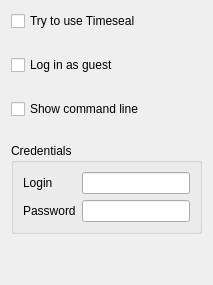
     <widget class="QWidget" name="tabFICS">
      <attribute name="title">
       <string notr="true">FICS</string>
      </attribute>
      <layout class="QGridLayout" name="gridLayout_4">
       <property name="verticalSpacing">
        <number>24</number>
       </property>
       <item row="0" column="0">
        <widget class="QCheckBox" name="btUseTimeseal">
         <property name="text">
          <string>Try to use Timeseal</string>
         </property>
        </widget>
       </item>
       <item row="1" column="0">
        <widget class="QCheckBox" name="guestLogin">
         <property name="text">
          <string>Log in as guest</string>
         </property>
        </widget>
       </item>
       <item row="4" column="0">
        <spacer name="verticalSpacer_5">
         <property name="orientation">
          <enum>Qt::Vertical</enum>
         </property>
         <property name="sizeHint" stdset="0">
          <size>
           <width>20</width>
           <height>40</height>
          </size>
         </property>
        </spacer>
       </item>
       <item row="3" column="0">
        <widget class="QGroupBox" name="groupBox_2">
         <property name="title">
          <string notr="true">Credentials</string>
         </property>
         <layout class="QGridLayout" name="gridLayout_5">
          <item row="2" column="0">
           <widget class="QLabel" name="label_8">
            <property name="text">
             <string>Login</string>
            </property>
           </widget>
          </item>
          <item row="4" column="0">
           <widget class="QLabel" name="label_9">
            <property name="text">
             <string>Password</string>
            </property>
           </widget>
          </item>
          <item row="2" column="1">
           <widget class="QLineEdit" name="userName"/>
          </item>
          <item row="4" column="1">
           <widget class="QLineEdit" name="passWord"/>
          </item>
         </layout>
        </widget>
       </item>
       <item row="2" column="0">
        <widget class="QCheckBox" name="commandLine">
         <property name="text">
          <string>Show command line</string>
         </property>
        </widget>
       </item>
      </layout>
     </widget>
